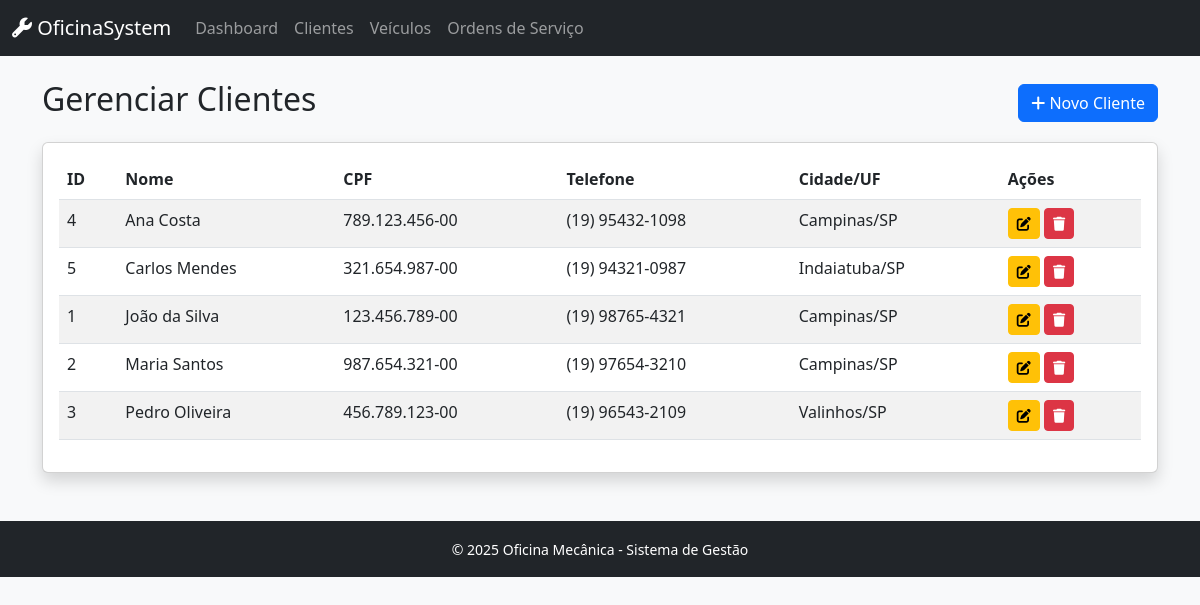
Screenshot of /index.php?controller=cliente&action=index with the database file from the repository.
### tables this page shows
CREATE TABLE clientes (
    id_cliente INT AUTO_INCREMENT PRIMARY KEY,
    nome VARCHAR(100) NOT NULL,
    cpf VARCHAR(14) UNIQUE NOT NULL,
    telefone VARCHAR(15) NOT NULL,
    email VARCHAR(100),
    endereco VARCHAR(200),
    cidade VARCHAR(50),
    estado CHAR(2),
    data_cadastro TIMESTAMP DEFAULT CURRENT_TIMESTAMP,
    ativo BOOLEAN DEFAULT TRUE,
    INDEX idx_cpf (cpf),
    INDEX idx_nome (nome)
);

### controllers/ClienteController.php (called while the page is built, shortened)
<?php
require_once 'config/Database.php';
require_once 'models/Cliente.php';
class ClienteController {
    private $cliente;
    public function __construct() {
        $database = new Database();
        $this->db = $database->getConnection();
        $this->cliente = new Cliente($this->db);
    }
    public function index() {
        $stmt = $this->cliente->readAll();
        $clientes = $stmt->fetchAll(PDO::FETCH_ASSOC);
        require_once 'views/clientes/index.php';
    }
}

### config/Database.php (called while the page is built, shortened)
<?php
class Database {
    private $host = "localhost";
    private $db_name = "oficina_mecanica";
    private $username = "root";
    private $password = "SenaiSP";
    public function getConnection() {
        $this->conn = null;
        try {
            $this->conn = new PDO(
                "mysql:host=" . $this->host . ";dbname=" . $this->db_name . ";charset=utf8mb4",
                $this->username,
                $this->password
            );
            $this->conn->setAttribute(PDO::ATTR_ERRMODE, PDO::ERRMODE_EXCEPTION);
            $this->conn->setAttribute(PDO::ATTR_DEFAULT_FETCH_MODE, PDO::FETCH_ASSOC);
        } catch(PDOException $e) {
            echo "Erro de conexão: " . $e->getMessage();
        }
        return $this->conn;
    }
}

### models/Cliente.php (called while the page is built, shortened)
<?php
class Cliente {
    private $conn;
    private $table_name = "clientes";
    public function __construct($db) {
        $this->conn = $db;
    }
    public function readAll() {
        $query = "SELECT * FROM " . $this->table_name . " WHERE ativo = 1 ORDER BY nome";
        $stmt = $this->conn->prepare($query);
        $stmt->execute();
        return $stmt;
    }
}

### views/clientes/index.php (the view, shortened to what this page needs)
<?php include 'views/layouts/header.php'; ?>
<div class="d-flex justify-content-between align-items-center mb-3">
    <h2>Gerenciar Clientes</h2>
    <a href="index.php?controller=cliente&action=create" class="btn btn-primary"><i class="fas fa-plus"></i> Novo Cliente</a>
</div>
<div class="card shadow">
    <div class="card-body">
        <table class="table table-striped">
            <thead>
                <tr>
                    <th>ID</th>
                    <th>Nome</th>
                    <th>CPF</th>
                    <th>Telefone</th>
                    <th>Cidade/UF</th>
                    <th>Ações</th>
                </tr>
            </thead>
            <tbody>
                <?php foreach($clientes as $c): ?>
                <tr>
                    <td><?= $c['id_cliente'] ?></td>
                    <td><?= htmlspecialchars($c['nome']) ?></td>
                    <td><?= $c['cpf'] ?></td>
                    <td><?= $c['telefone'] ?></td>
                    <td><?= $c['cidade'] . '/' . $c['estado'] ?></td>
                    <td>
                        <a href="index.php?controller=cliente&action=edit&id=<?= $c['id_cliente'] ?>" class="btn btn-sm btn-warning"><i class="fas fa-edit"></i></a>
                        <a href="index.php?controller=cliente&action=delete&id=<?= $c['id_cliente'] ?>" class="btn btn-sm btn-danger" onclick="return confirm('Tem certeza?');"><i class="fas fa-trash"></i></a>
                    </td>
                </tr>
                <?php endforeach; ?>
            </tbody>
        </table>
    </div>
</div>
<?php include 'views/layouts/footer.php'; ?>

### rows the page displays
clientes: id_cliente "4", nome "Ana Costa", cpf "789.123.456-00", telefone "(19) 95432-1098", cidade "Campinas", estado "SP"
clientes: id_cliente "5", nome "Carlos Mendes", cpf "321.654.987-00", telefone "(19) 94321-0987", cidade "Indaiatuba", estado "SP"
clientes: id_cliente "1", nome "João da Silva", cpf "123.456.789-00", telefone "(19) 98765-4321", cidade "Campinas", estado "SP"
clientes: id_cliente "2", nome "Maria Santos", cpf "987.654.321-00", telefone "(19) 97654-3210", cidade "Campinas", estado "SP"
clientes: id_cliente "3", nome "Pedro Oliveira", cpf "456.789.123-00", telefone "(19) 96543-2109", cidade "Valinhos", estado "SP"
